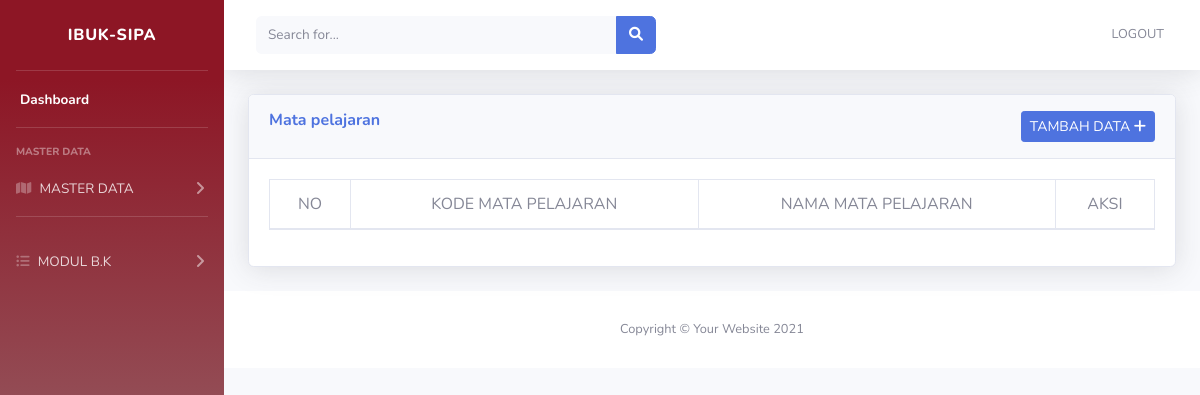
The page /index.php/mapel on the database as committed earlier.
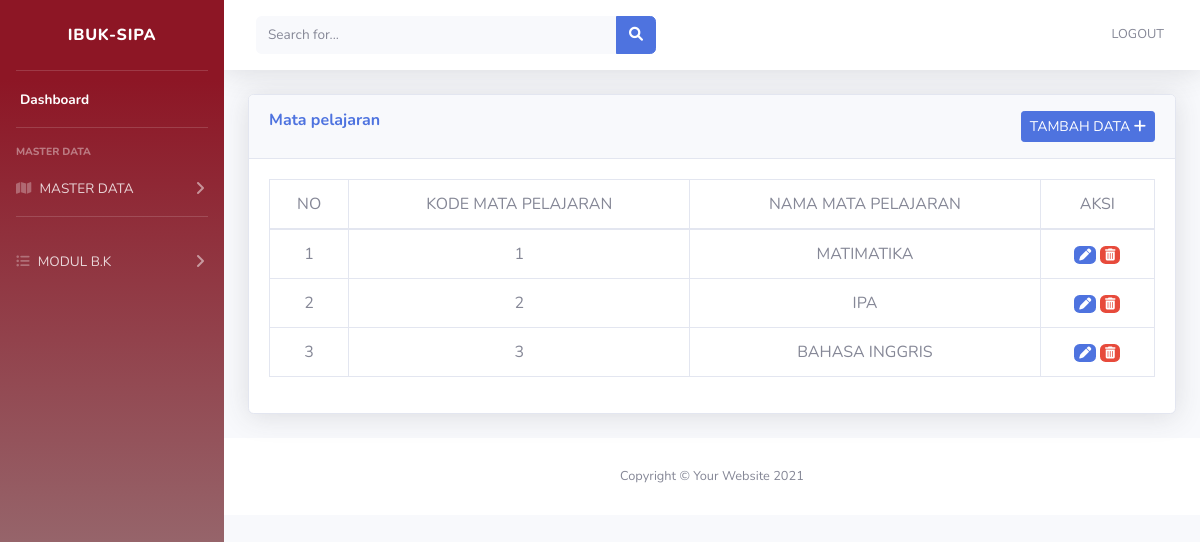
The same page on the database as committed later.
### tables this page shows
CREATE TABLE IF NOT EXISTS `tbl_mapel` (
  `id` int(11) NOT NULL AUTO_INCREMENT,
  `kd_mapel` int(50) NOT NULL,
  `nm_mapel` varchar(100) NOT NULL,
  PRIMARY KEY (`id`)
);

### application/controllers/mapel.php (called while the page is built, shortened)
<?php
class Mapel extends CI_Controller {
  public function index()
  {
    $data['tbl_mapel'] = $this->modelMapel->SemuaData();
    $this->load->view('tamplate/header');
    $this->load->view('tamplate/sidebar');
    $this->load->view('tamplate/topbar');
    $this->load->view('mapel', $data);
    $this->load->view('tamplate/footer');
  }
}
?>

### index.php (called while the page is built, shortened)
<?php
require_once BASEPATH.'core/CodeIgniter.php';

### application/models/Modelmapel.php (called while the page is built, shortened)
<?php
class modelMapel extends CI_Model
{
	public function SemuaData()
	{
		return $this->db->get('tbl_mapel')->result_array();
	}
}

### application/views/mapel.php (the view)
                <div class="container-fluid">
                    <div class="card shadow mb-4">
                        <div class="card-header py-3">
                            <h6 class="m-0 font-weight-bold text-primary">Mata pelajaran
                            <a href="<?php echo base_url('mapel/tambah_data'); ?>"
                            class="btn btn-primary btn-sm float-right">TAMBAH DATA <i class="fa fa-plus"></i></a>
                        </div>
                        <div class="card-body">
                        <div class="table-responsive">
                        <table class="table table-bordered text-center" id="dataTable" width="100%" cellspacing="0">
    <thead>
      <tr>
      <td>NO</td>
      <td>KODE MATA PELAJARAN</td>
      <td>NAMA MATA PELAJARAN</td>
      <td>AKSI</td>
      </tr>
      </thead>
  <tbody>
    <?php
    $no=1;
    foreach ($tbl_mapel as $mapel) : ?>
    <tr>
      <td><?php echo $no++; ?></td>
      <td><?php echo $mapel['kd_mapel']; ?></td>
      <td><?php echo $mapel['nm_mapel']; ?></td>
    <td>
      <a href="<?php echo base_url() ?>mapel/edit_data/<?php echo $mapel['id']; ?>" class="badge badge-primary"><i class="fa-solid fa-pen"></i></a>
      <a href="<?php echo base_url() ?>mapel/hapus_data/<?php echo $mapel['id']; ?>" class="badge badge-danger"><i class="fa-solid fa-trash-can"></i></a></td>
    </tr>
    <?php endforeach ?>
</tbody>
</table>
</div>
</div>
</div>
</div>

Rows that differ between the two databases and show on the page:
added tbl_mapel: kd_mapel "1", nm_mapel "MATIMATIKA"
added tbl_mapel: kd_mapel "2", nm_mapel "IPA"
added tbl_mapel: kd_mapel "3", nm_mapel "BAHASA INGGRIS"
